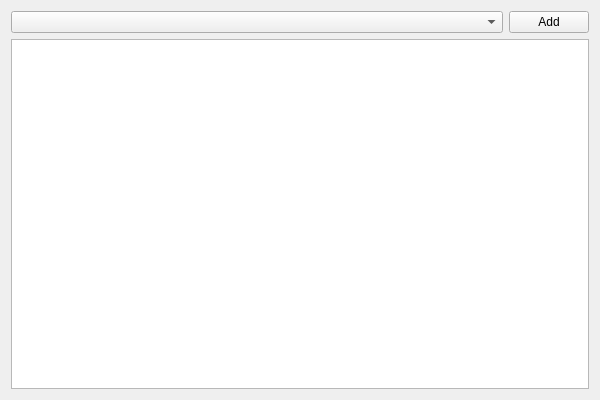
<?xml version="1.0" encoding="UTF-8"?>
<ui version="4.0">
 <class>StringListWidgetClass</class>
 <widget class="QWidget" name="StringListWidgetClass">
  <property name="geometry">
   <rect>
    <x>0</x>
    <y>0</y>
    <width>600</width>
    <height>400</height>
   </rect>
  </property>
  <property name="windowTitle">
   <string>StringListWidget</string>
  </property>
  <layout class="QGridLayout" name="gridLayout">
   <item row="0" column="0">
    <widget class="QComboBox" name="cboData"/>
   </item>
   <item row="0" column="1">
    <widget class="QPushButton" name="pBtnAdd">
     <property name="sizePolicy">
      <sizepolicy hsizetype="Fixed" vsizetype="Fixed">
       <horstretch>0</horstretch>
       <verstretch>0</verstretch>
      </sizepolicy>
     </property>
     <property name="text">
      <string>Add</string>
     </property>
    </widget>
   </item>
   <item row="1" column="0" colspan="2">
    <widget class="QTableWidget" name="twdgData">
     <property name="alternatingRowColors">
      <bool>true</bool>
     </property>
     <attribute name="horizontalHeaderVisible">
      <bool>false</bool>
     </attribute>
     <attribute name="horizontalHeaderStretchLastSection">
      <bool>true</bool>
     </attribute>
     <column>
      <property name="text">
       <string>Nouvelle colonne</string>
      </property>
     </column>
     <column>
      <property name="text">
       <string>Nouvelle colonne</string>
      </property>
     </column>
    </widget>
   </item>
  </layout>
 </widget>
 <layoutdefault spacing="6" margin="11"/>
 <resources/>
 <connections/>
</ui>
